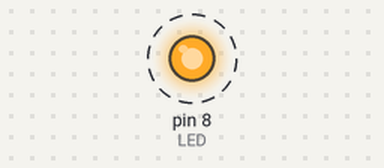
Recording of a program running on a simulated Raspberry Pi (header pin numbers). Shown: output pins drawn as LEDs (lit = HIGH). Dashed ring = blinking.

Above: at 0.05 s.
Timing chart, 0 to 3.0 s (numbered marks = the images above):
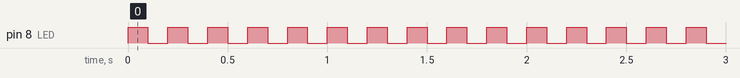

Measured:
- by itself, pin 8 (LED): alternates HIGH for 0.10 s and LOW for 0.10 s

The program:

led.py
```python
# 필요한 모듈을 불러온다
import RPi.GPIO as GPIO
import time

GPIO.setmode(GPIO.BOARD)
# 사용할 gpio핀의 번호를 선정한다
LED=8

GPIO.setup(LED,GPIO.OUT,initial=GPIO.LOW)
# 반복문
try:
	while 1:
		GPIO.output(LED,GPIO.HIGH)
		time.sleep(0.1) # 0.1초동안 불이 켜진다

		GPIO.output(LED,GPIO.LOW)
		time.sleep(0.1) # 0.1초 동안 불이 꺼진다  즉 불이 0.1초 단위로 계속 깜빡거림
except KeyboardInterrupt:
	pass

GPIO.cleanup()
```
